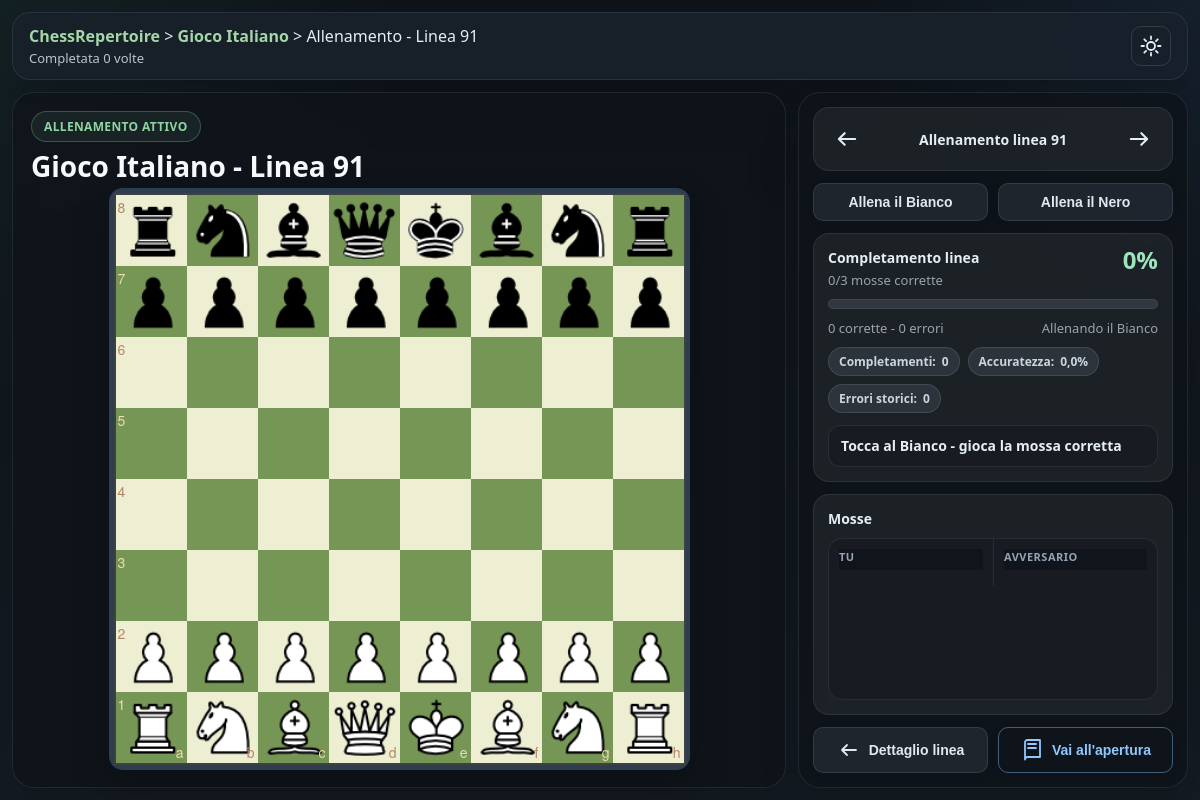
The app's page /opening/10/line/91/train/, older data.
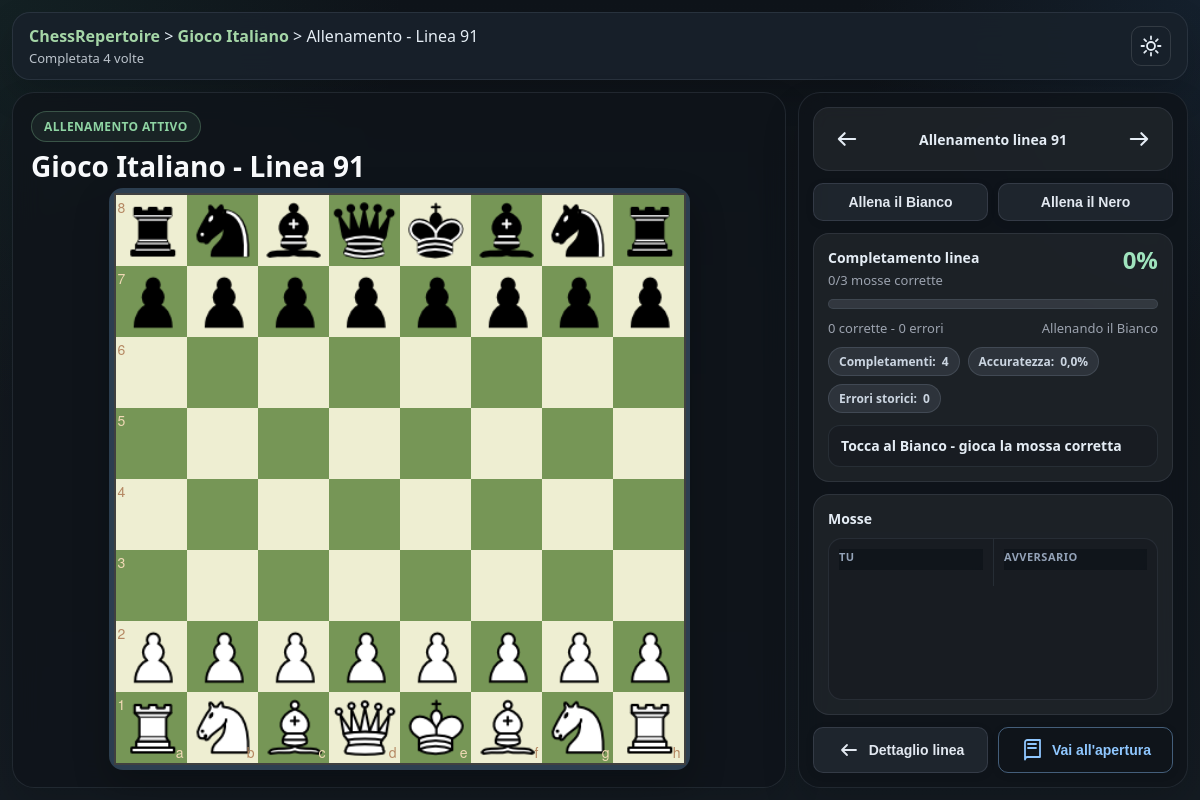
The same page, newer data.
### repertoire/models.py (models this page shows, shortened)
class ReviewFieldsMixin(models.Model):
    completamenti = models.PositiveIntegerField(default=0)
    last_reviewed = models.DateTimeField(blank=True, null=True)
    due_at = models.DateTimeField(blank=True, null=True)
    review_attempts = models.PositiveIntegerField(default=0)
    mistakes = models.PositiveIntegerField(default=0)
    accuracy = models.FloatField(default=0)
    class Meta:
        abstract = True

class OpeningLine(ReviewFieldsMixin, models.Model):
    root = models.ForeignKey("OpeningRoot", on_delete=models.CASCADE, related_name="linee")
    numero = models.PositiveIntegerField(default=0, null=True, blank=True)
    titolo = models.CharField(max_length=200, blank=True, null=True)
    pgn = models.TextField()
    note = models.TextField(blank=True, null=True)
    flipped = models.BooleanField(default=False)
    difficolta = models.CharField(max_length=20, choices=DIFFICOLTA_CHOICES, default="media", blank=True)
    parent = models.ForeignKey(
        "self",
        null=True,
        blank=True,
        on_delete=models.SET_NULL,
        related_name="varianti",
    )
    class Meta:
        ordering = ["numero"]

class OpeningRoot(models.Model):
    nome = models.CharField(max_length=100, unique=True)
    moves = models.CharField(max_length=50, blank=True, null=True)
    descrizione = models.TextField(blank=True, null=True)
    difesa = models.BooleanField(default=False)
    class Meta:
        ordering = ["nome"]

### repertoire/views.py (the view)
# urls.py: path("opening/<int:root_id>/line/<int:numero>/train/", views.line_training, name="line_training"),
def line_training(request, root_id, numero):
    line = get_object_or_404(OpeningLine, root_id=root_id, numero=numero)
    prev_line = OpeningLine.objects.filter(root_id=root_id, numero__lt=numero).order_by("-numero").first()
    next_line = OpeningLine.objects.filter(root_id=root_id, numero__gt=numero).order_by("numero").first()
    return render(
        request,
        "repertoire/line_training.html",
        {
            "line": line,
            "prev_line": prev_line,
            "next_line": next_line,
            "training_event_url": reverse("line_training_event", args=[root_id, numero]),
        },
    )

### repertoire/templates/repertoire/line_training.html (shortened to what the changed rows need)
{% load static %}
<!DOCTYPE html>
<html lang="it">
<head>
<link rel="stylesheet" href="{% static 'vendor/chessboardjs/chessboard-1.0.0.min.css' %}">
</head>
<body class="training-page">
<div class="page-shell">
  <header class="header-bar">
    <div style="display:flex;align-items:center;justify-content:space-between;flex-wrap:wrap;gap:8px;">
      <div class="breadcrumb-header">
        <a href="{% url 'opening_list' %}">ChessRepertoire</a> &gt;
        <a href="{% url 'opening_detail' line.root.id %}">{{ line.root.nome }}</a> &gt;
        <span>Allenamento - Linea {{ line.numero }}</span>
        <p id="comp-count" style="margin:2px 0 0;font-size:13px;opacity:0.8;">Completata {{ line.completamenti }} volte</p>
      </div>
    </div>
  </header>
  <div class="container">
    <section class="panel board-stage">
      <div class="board-stage-head">
        <div class="board-stage-label">Allenamento attivo</div>
        <h1 class="board-stage-title">{{ line.root.nome }} - Linea {{ line.numero }}</h1>
      </div>
    </section>
    <aside class="panel sidebar">
      <div class="nav-arrows">
        {% if prev_line %}
          <span class="arrow" onclick="window.location.href='{% url 'line_training' line.root.id prev_line.numero %}'"><svg class="ui-icon" aria-hidden="true"><use href="#icon-arrow-left"></use></svg></span>
        {% else %}
          <span class="arrow disabled"><svg class="ui-icon" aria-hidden="true"><use href="#icon-arrow-left"></use></svg></span>
        {% endif %}
        <span class="nav-label">Allenamento linea {{ line.numero }}</span>
        {% if next_line %}
          <span class="arrow" onclick="window.location.href='{% url 'line_training' line.root.id next_line.numero %}'"><svg class="ui-icon" aria-hidden="true"><use href="#icon-arrow-right"></use></svg></span>
        {% else %}
          <span class="arrow disabled"><svg class="ui-icon" aria-hidden="true"><use href="#icon-arrow-right"></use></svg></span>
        {% endif %}
      </div>
      <div id="progressPanel" class="progress-panel">
        <div class="progress-pills">
          <span class="progress-pill">Completamenti: <strong id="comp-count-inline" style="margin-left:6px;">{{ line.completamenti }}</strong></span>
          <span class="progress-pill">Accuratezza: <strong id="lineAccuracy" style="margin-left:6px;">{{ line.accuracy|floatformat:1 }}%</strong></span>
          <span class="progress-pill">Errori storici: <strong id="lineMistakes" style="margin-left:6px;">{{ line.mistakes }}</strong></span>
        </div>
      </div>
    </aside>
  </div>
</div>
</body>
</html>

Row changes from the older to the newer data that the page shows:
changed OpeningLine "Gioco Italiano": completamenti "0" → "4"
